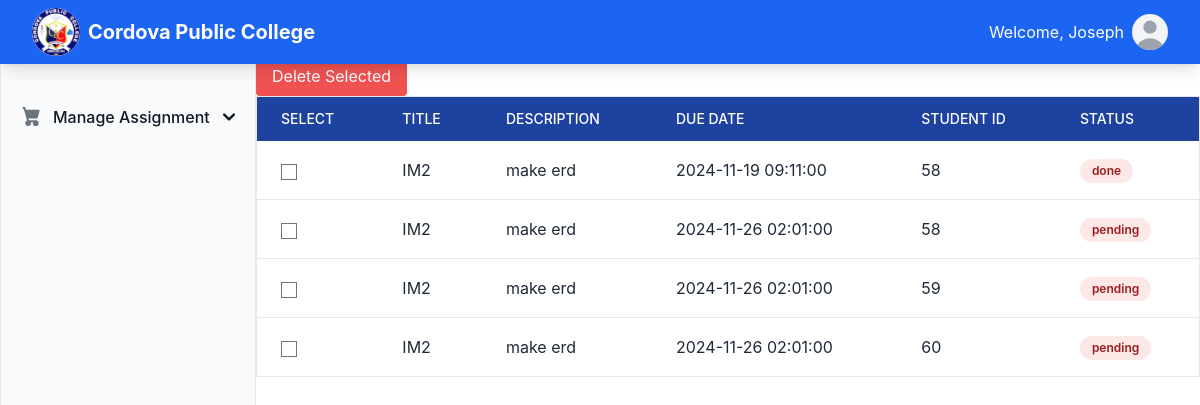
Page /src/views/assignment.php (signed in) on the committed database.
### tables this page shows
CREATE TABLE `user_info` (
  `id` int(11) NOT NULL,
  `user_id` int(11) NOT NULL,
  `first_name` varchar(50) NOT NULL,
  `last_name` varchar(50) NOT NULL,
  `email` varchar(100) NOT NULL,
  `address` varchar(100) NOT NULL,
  `contact_number` varchar(20) NOT NULL,
  `birthday` date DEFAULT NULL,
  `created_at` timestamp NOT NULL DEFAULT current_timestamp(),
  `updated_at` timestamp NOT NULL DEFAULT current_timestamp() ON UPDATE current_timestamp()
);

CREATE TABLE `assignments` (
  `id` int(11) NOT NULL,
  `student_id` int(11) NOT NULL,
  `title` varchar(255) NOT NULL,
  `description` text DEFAULT NULL,
  `due_date` datetime DEFAULT NULL,
  `status` enum('pending','done') DEFAULT 'pending'
);

### src/models/userInfo.php (called while the page is built, shortened)
<?php
class UserInfo {
    private $conn;
    public function __construct($db) {
        $this->conn = $db;
    }
    public function getByUserId($user_id) {
        $query = "SELECT * FROM user_info WHERE user_id = :user_id LIMIT 1";
        $stmt = $this->conn->prepare($query);
        $stmt->bindParam(':user_id', $user_id);
        $stmt->execute();
        return $stmt->fetch(PDO::FETCH_ASSOC);
    }
}
?>

### src/controllers/authController.php (called while the page is built, shortened)
<?php
require_once '../config/db.php';
require_once '../models/userInfo.php';
require_once '../models/assignment.php';
class AuthController {
    private $db;
    public function __construct() {
        $database = new Database();
        $this->db = $database->connect();
    }
    public function getAllAssignments() {
        $assignment = new Assignment($this->db);
        $assignments = $assignment->getAll();
        return json_encode($assignments);
    }
}
?>

### src/config/db.php (called while the page is built, shortened)
<?php
class Database {
    private $host = "localhost";
    private $user = "root";
    private $pass = "";
    private $dbName = "bogophp";
    public function connect() {
        $this->conn = null;
        try {
            $this->conn = new PDO("mysql:host=$this->host;dbname=$this->dbName", $this->user, $this->pass);
            $this->conn->setAttribute(PDO::ATTR_ERRMODE, PDO::ERRMODE_EXCEPTION);
        } catch (PDOException $e) {
            echo "Connection failed: " . $e->getMessage();
        }
        return $this->conn;
    }
}
?>

### src/models/assignment.php (called while the page is built, shortened)
<?php
class Assignment {
    private $conn;
    private $table_name = "assignments";
    public function __construct($db) {
        $this->conn = $db;
    }
    public function getAll() {
        $query = "SELECT * FROM " . $this->table_name;
        $stmt = $this->conn->prepare($query);
        $stmt->execute();
        return $stmt->fetchAll(PDO::FETCH_ASSOC);
    }
}
?>

### src/views/assignment.php (the view)
<?php $title = "Assignment"; include "../partials/header.php"; ?>
<?php  include "../components/navbar.php";
require_once '../controllers/authController.php';
$controller = new AuthController();
$assignments = json_decode($controller->getAllAssignments(), true);
?>
<div class="flex">
    <div><?php include "../components/sidebar.php"; ?></div>
    <div class="flex justify-center mt-10 h-screen w-full" style="margin-left: 16rem">
        <div class="overflow-x-auto bg-white shadow-md rounded-lg w-full max-w-5xl">
            <form id="batchDeleteForm">
                <button type="submit" class="mt-4 bg-red-500 text-white py-2 px-4 rounded">Delete Selected</button>
                <table class="min-w-full border border-gray-200 text-gray-800">
                    <thead>
                        <tr class="bg-blue-800 text-white">
                            <th class="py-3 px-6 text-left text-sm font-medium uppercase">Select</th>
                            <th class="py-3 px-6 text-left text-sm font-medium uppercase">Title</th>
                            <th class="py-3 px-6 text-left text-sm font-medium uppercase">Description</th>
                            <th class="py-3 px-6 text-left text-sm font-medium uppercase">Due Date</th>
                            <th class="py-3 px-6 text-left text-sm font-medium uppercase">Student ID</th>
                            <th class="py-3 px-6 text-left text-sm font-medium uppercase">Status</th>
                        </tr>
                    </thead>
                    <tbody class="divide-y divide-gray-200">
                        <?php foreach ($assignments as $assignment): ?>
                        <tr class="hover:bg-gray-100 transition duration-200">
                            <td class="py-4 px-6">
                                <input type="checkbox" name="assignment_ids[]" value="<?php echo $assignment['id']; ?>">
                            </td>
                            <td class="py-4 px-6"><?php echo htmlspecialchars($assignment['title']); ?></td>
                            <td class="py-4 px-6"><?php echo htmlspecialchars($assignment['description']); ?></td>
                            <td class="py-4 px-6"><?php echo htmlspecialchars($assignment['due_date']); ?></td>
                            <td class="py-4 px-6"><?php echo htmlspecialchars($assignment['student_id']); ?></td>
                            <td class="py-4 px-6">
                                <span
                                    class="inline-block px-3 py-1 text-xs font-semibold rounded-full
                                    <?php echo $assignment['status'] === 'Completed' ? 'bg-green-100 text-green-800' : 'bg-red-100 text-red-800'; ?>">
                                    <?php echo htmlspecialchars($assignment['status']); ?>
                                </span>
                            </td>
                        </tr>
                        <?php endforeach; ?>
                    </tbody>
                </table>
            </form>
        </div>
    </div>
</div>
<?php include "../partials/footer.php"; ?>

### src/partials/header.php (shortened to what this page needs)
<!DOCTYPE html>
<html lang="en">
<head>
    <link href="https://cdn.jsdelivr.net/npm/tailwindcss@2.2.19/dist/tailwind.min.css" rel="stylesheet">
    <link href="https://cdn.jsdelivr.net/npm/flowbite@2.5.2/dist/flowbite.min.css" rel="stylesheet" />
</head>
<body>

### src/components/navbar.php (shortened to what this page needs)
<?php
require_once "../config/db.php";
require_once "../models/userInfo.php";
$database = new Database();
$db = $database->connect();
$userInfoModel = new UserInfo($db);
$user_id = $_SESSION['user_id'];
$userInfo = $userInfoModel->getByUserId($user_id);
?>
<nav class="bg-blue-600 shadow-lg fixed inset-x-0 z-50" role="navigation" aria-label="Main navigation">
    <div class="max-w-7xl mx-auto px-4 sm:px-6 lg:px-8">
        <div class="flex justify-between items-center h-16">
            <div class="flex-shrink-0 flex items-center gap-2">
                <img src="../img/cpc2.png" alt="Logo" class="bg-white rounded-full h-12 w-12">
                <a href="#" class="text-xl font-bold text-white">Cordova Public College</a>
            </div>
            <div class="hidden md:flex space-x-6 text-white flex items-center gap-2">
                <?php echo "Welcome, " . $userInfo["first_name"];?>
                <button id="dropdownDefaultButton" data-dropdown-toggle="dropdown"
                    class="text-white focus:outline-none font-medium rounded-lg text-sm  py-2.5 text-center inline-flex items-center"
                    type="button" aria-expanded="false" aria-controls="dropdown">
                    <div class="relative w-9 h-9 overflow-hidden bg-gray-100 rounded-full dark:bg-gray-600">
                        <svg class="absolute w-11 h-11 text-gray-400 -left-1" fill="currentColor" viewBox="0 0 20 20"
                            xmlns="http://www.w3.org/2000/svg">
                            <path fill-rule="evenodd" d="M10 9a3 3 0 100-6 3 3 0 000 6zm-7 9a7 7 0 1114 0H3z"
                                clip-rule="evenodd"></path>
                        </svg>
                    </div>
                </button>
            </div>
        </div>
    </div>
</nav>

### src/components/sidebar.php (shortened to what this page needs)
<aside id="sidebar-multi-level-sidebar" class="fixed top-0 left-0 z-40 w-64 h-screen transition-transform -translate-x-full sm:translate-x-0 border bg-gray-50 dark:bg-gray-800 pt-20" aria-label="Sidebar" role="complementary">
    <div class="h-full px-3 py-4 overflow-y-auto">
        <ul class="space-y-2 font-medium" role="menu">
            <li role="none">
                <button type="button" class="flex items-center w-full p-2 text-base text-gray-900 transition duration-75 rounded-lg group hover:bg-gray-100 dark:text-white dark:hover:bg-gray-700" aria-controls="dropdown-example" data-collapse-toggle="dropdown-example" aria-expanded="false">
                    <span class="flex-1 ms-3 text-left rtl:text-right whitespace-nowrap">Manage Assignment</span>
                    <svg class="w-3 h-3" aria-hidden="true" xmlns="http://www.w3.org/2000/svg" fill="none" viewBox="0 0 10 6">
                        <path stroke="currentColor" stroke-linecap="round" stroke-linejoin="round" stroke-width="2" d="m1 1 4 4 4-4" />
                    </svg>
                </button>
            </li>
        </ul>
    </div>
</aside>

### src/partials/footer.php (shortened to what this page needs)
</body>
</html>

### rows in the picture
user_info: first_name "Joseph"
assignments: title "IM2", description "make erd", due_date "2024-11-19 09:11:00", student "58", status "done"
assignments: title "IM2", description "make erd", due_date "2024-11-26 02:01:00", student "58", status "pending"
assignments: title "IM2", description "make erd", due_date "2024-11-26 02:01:00", student "59", status "pending"
assignments: title "IM2", description "make erd", due_date "2024-11-26 02:01:00", student "60", status "pending"
